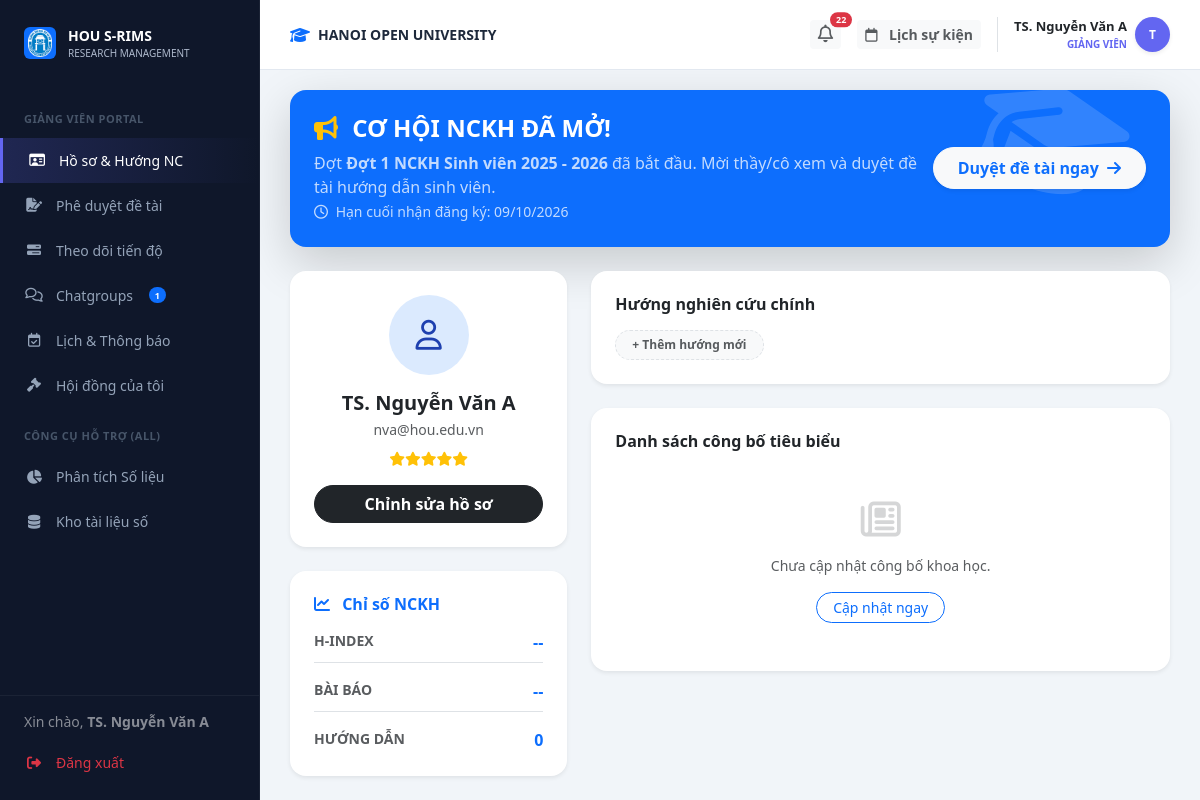
/lecturer/dashboard (signed in), run on the app's committed database.
### models.py (models this page shows, shortened)
class User(db.Model):
    __tablename__ = 'users'
    id = db.Column(db.Integer, primary_key=True)
    username = db.Column(db.String(50), unique=True, nullable=False)
    password_hash = db.Column(db.Text, nullable=False)
    full_name = db.Column(db.String(100), nullable=False)
    email = db.Column(db.String(120), unique=True, nullable=False)
    phone = db.Column(db.String(20), nullable=True)
    bio = db.Column(db.Text, nullable=True)
    role = db.Column(db.String(20), nullable=False) # Admin, Lecturer, Student
    student_id = db.Column(db.String(20), nullable=True)   # MSSV for students
    faculty = db.Column(db.String(100), nullable=True)      # faculty / department
    topics_mentored = db.relationship('Topic', backref='mentor', lazy=True)
    group_memberships = db.relationship('GroupMember', backref='student', lazy=True)
    @property
    def password(self):
        return self.password_hash

class Batch(db.Model):
    __tablename__ = 'batches'
    id = db.Column(db.Integer, primary_key=True)
    name = db.Column(db.String(100), nullable=False)
    type = db.Column(db.String(50), nullable=True, default='NCKH')
    start_date = db.Column(db.DateTime, nullable=True)
    end_date = db.Column(db.DateTime, nullable=True)
    submission_deadline = db.Column(db.DateTime, nullable=True)
    status = db.Column(db.String(20), default='active') # active, completed
    academic_year = db.Column(db.String(20), default='2025-2026')
    guidance_doc = db.Column(db.String(255), nullable=True)
    description = db.Column(db.Text, nullable=True)
    created_at = db.Column(db.DateTime, default=datetime.utcnow)
    topics = db.relationship('Topic', backref='batch', lazy=True)
    groups = db.relationship('Group', backref='batch', lazy=True)

### routes/lecturer_bp.py (the view)
@lecturer_bp.route('/dashboard')
def dashboard():
    return render_template('lecturer/dashboard.html')

### app.py (called while the page is built)
@app.context_processor
def inject_global_user():
    from flask import session
    from models import User, Batch
    user_id = session.get('user_id')
    current_user = User.query.get(user_id) if user_id else None
    active_batches = Batch.query.filter_by(status='active').all()
    active_batch = active_batches[0] if active_batches else None
    return dict(current_user=current_user, active_batches=active_batches, active_batch=active_batch)

### routes/lecturer_bp.py (called while the page is built)
@lecturer_bp.before_request
def require_lecturer():
    if session.get('role') != 'lecturer':
        return redirect(url_for('auth.login'))

### templates/lecturer/dashboard.html (shortened to what this page needs)
{% extends "layouts/lecturer_layout.html" %}
{% block lecturer_content %}
<div id="view-l-profile" class="fade-in">
            {% if active_batch %}
            <div class="alert bg-primary text-white border-0 shadow-lg rounded-4 mb-4 p-4 position-relative overflow-hidden">
                <div class="position-relative z-1 d-flex flex-column flex-md-row justify-content-between align-items-md-center">
                    <div>
                        <h4 class="fw-bold mb-2"><i class="fa-solid fa-bullhorn me-2 text-warning"></i> CƠ HỘI NCKH ĐÃ MỞ!</h4>
                        <p class="mb-0 opacity-75 fs-6">
                            Đợt <strong>{{ active_batch.name }}</strong> đã bắt đầu. Mời thầy/cô xem và duyệt đề tài hướng dẫn sinh viên.
                            <br><small><i class="fa-regular fa-clock me-1"></i> Hạn cuối nhận đăng ký: {{ active_batch.submission_deadline.strftime('%d/%m/%Y') if active_batch.submission_deadline else 'Chưa công bố' }}</small>
                        </p>
                    </div>
                    <div class="mt-3 mt-md-0">
                        <a href="{{ url_for('lecturer.approve') }}" class="btn btn-light text-primary fw-bold rounded-pill px-4 py-2 shadow-sm text-nowrap">
                            Duyệt đề tài ngay <i class="fa-solid fa-arrow-right ms-1"></i>
                        </a>
                    </div>
                </div>
            </div>
            {% endif %}
            <div class="row g-4">
                    <div class="col-md-4">
                        <div class="card border-0 shadow-sm rounded-4 p-4 text-center mb-4">
                            <div class="mx-auto bg-primary-subtle text-primary rounded-circle d-flex align-items-center justify-content-center mb-3" style="width: 80px; height: 80px; font-size: 30px;">
                                <i class="fa-regular fa-user"></i>
                            </div>
                            <h5 class="fw-bold mb-1">{{ current_user.full_name if current_user else 'Giảng Viên' }}</h5>
                            <p class="text-muted small mb-2">{{ current_user.email if current_user else '' }}</p>
                            <div class="text-warning mb-3 small">
                                <i class="fa-solid fa-star"></i><i class="fa-solid fa-star"></i><i class="fa-solid fa-star"></i><i class="fa-solid fa-star"></i><i class="fa-solid fa-star"></i>
                            </div>
                            <button class="btn btn-dark rounded-pill px-4 fw-bold w-100" data-bs-toggle="modal" data-bs-target="#modalEditProfile">Chỉnh sửa hồ sơ</button>
                        </div>
                        <div class="card border-0 shadow-sm rounded-4 p-4">
                            <h6 class="fw-bold text-primary mb-3"><i class="fa-solid fa-chart-line me-2"></i> Chỉ số NCKH</h6>
                            <div class="d-flex justify-content-between mb-3 border-bottom pb-2">
                                <span class="text-muted small fw-bold">H-INDEX</span><span class="fw-bold text-primary">--</span>
                            </div>
                            <div class="d-flex justify-content-between mb-3 border-bottom pb-2">
                                <span class="text-muted small fw-bold">BÀI BÁO</span><span class="fw-bold text-primary">--</span>
                            </div>
                            <div class="d-flex justify-content-between">
                                <span class="text-muted small fw-bold">HƯỚNG DẪN</span><span class="fw-bold text-primary">{{ my_groups|length }}</span>
                            </div>
                        </div>
                    </div>
                    <div class="col-md-8">
                        <div class="card border-0 shadow-sm rounded-4 p-4 mb-4">
                            <h6 class="fw-bold mb-3">Hướng nghiên cứu chính</h6>
                            <div class="d-flex flex-wrap gap-2">
                                <span class="badge bg-light text-muted border border-dashed px-3 py-2 rounded-pill cursor-pointer" data-bs-toggle="modal" data-bs-target="#modalEditProfile">+ Thêm hướng mới</span>
                            </div>
                        </div>
                        <div class="card border-0 shadow-sm rounded-4 p-4">
                            <h6 class="fw-bold mb-4">Danh sách công bố tiêu biểu</h6>
                            <div class="text-center text-muted py-4">
                                <i class="fa-regular fa-newspaper fs-1 mb-3 d-block opacity-25"></i>
                                <div class="small">Chưa cập nhật công bố khoa học.</div>
                                <button class="btn btn-outline-primary btn-sm rounded-pill mt-3 px-3">Cập nhật ngay</button>
                            </div>
                        </div>
                    </div>
                </div>
            </div>
        </div>
{% endblock %}

### templates/layouts/lecturer_layout.html (shortened to what this page needs)
{% extends "base.html" %}
{% block content %}
        <div class="top-bar">
            <div class="d-flex align-items-center gap-2">
                <i class="fa-solid fa-graduation-cap text-primary"></i>
                <span class="fw-bold text-uppercase small">HANOI OPEN UNIVERSITY</span>
            </div>
            <div class="d-flex align-items-center gap-3">
                <div class="dropdown">
                    <button class="btn btn-light border-0 btn-sm fw-bold text-muted position-relative" type="button" data-bs-toggle="dropdown" aria-expanded="false">
                        <i class="fa-regular fa-bell" style="font-size: 1.1rem;"></i>
                        {% set unread_count = notifications|selectattr('is_read', 'equalto', false)|list|length %}
                        {% if unread_count > 0 %}
                        <span class="position-absolute top-0 start-100 translate-middle badge rounded-pill bg-danger" style="font-size: 9px; min-width: 18px;">
                            {{ unread_count }}
                        </span>
                        {% endif %}
                    </button>
                </div>
                <a class="btn btn-light border-0 btn-sm fw-bold text-muted" href="/lecturer/calendar">
                    <i class="fa-regular fa-calendar me-2"></i> Lịch sự kiện
                </a>
                <div class="dropdown border-start ps-3">
                    <div class="d-flex align-items-center gap-2 cursor-pointer dropdown-toggle no-arrow" data-bs-toggle="dropdown">
                        <div class="text-end">
                            <div class="fw-bold text-dark" style="font-size: 13px;">
                                {{ current_user.full_name if current_user else 'Giảng Viên' }}
                            </div>
                            <div class="fw-bold text-uppercase" style="font-size: 10px; color: #6366f1 !important;">
                                GIẢNG VIÊN
                            </div>
                        </div>
                        <div class="rounded-circle text-white d-flex align-items-center justify-content-center fw-bold shadow-sm" style="width: 35px; height: 35px; font-size: 12px; background: #6366f1 !important;">
                            {{ current_user.full_name[0] | upper if current_user and current_user.full_name else 'G' }}
                        </div>
                    </div>
                </div>
            </div>
        </div>
    <div class="content-area flex-grow-1 d-flex flex-column">
<div class="content-body flex-grow-1 d-flex flex-column">
{% block lecturer_content %}{% endblock %}
</div>
</div>
                            {% set has_topic = false %}
{% endblock %}

### templates/components/sidebar.html (shortened to what this page needs)
<div class="sidebar">
    <div class="sidebar-logo">
        <div class="d-flex align-items-center justify-content-center bg-primary rounded p-1" style="width: 32px; height: 32px;">
            <img src="{{ url_for('static', filename='assets/images/logo.png') }}" alt="" style="max-width:100%;">
        </div>
        <div>
            <div class="fw-bold text-white" style="font-size: 14px;">HOU S-RIMS</div>
            <div style="font-size: 10px; color: #aeb9cc;">RESEARCH MANAGEMENT</div>
        </div>
    </div>
    <div class="sidebar-menu-wrapper" style="flex: 1; overflow-y: auto; padding-bottom: 100px;">
    {% if session.get('role') == 'lecturer' %}
    <div class="menu-category">GIẢNG VIÊN PORTAL</div>
    <a href="{{ url_for('lecturer.dashboard') }}" class="nav-link {{ 'active-purple' if request.endpoint == 'lecturer.dashboard' else '' }}">
        <i class="fa-regular fa-id-card"></i> Hồ sơ & Hướng NC
    </a>
    <a href="{{ url_for('lecturer.approve') }}" class="nav-link {{ 'active-purple' if request.endpoint == 'lecturer.approve' else '' }}">
        <i class="fa-solid fa-file-signature"></i> Phê duyệt đề tài
    </a>
    <a href="{{ url_for('lecturer.progress') }}" class="nav-link {{ 'active-purple' if request.endpoint == 'lecturer.progress' else '' }}">
        <i class="fa-solid fa-bars-progress"></i> Theo dõi tiến độ
    </a>
    <a href="{{ url_for('lecturer.chat') }}" class="nav-link {{ 'active-purple' if request.endpoint == 'lecturer.chat' else '' }}">
        <i class="fa-regular fa-comments"></i> Chatgroups
        {% set group_count = global_my_groups_count if global_my_groups_count is defined else (my_groups | length if my_groups is defined else 0) %}
        {% if group_count > 0 %}<span class="badge bg-primary rounded-pill ms-1" style="font-size: 9px;">{{ group_count }}</span>{% endif %}
    </a>
    <a href="{{ url_for('lecturer.calendar') }}" class="nav-link {{ 'active-purple' if request.endpoint == 'lecturer.calendar' else '' }}">
        <i class="fa-regular fa-calendar-check"></i> Lịch & Thông báo
    </a>
    <a href="{{ url_for('lecturer.council') }}" class="nav-link {{ 'active-purple' if request.endpoint == 'lecturer.council' else '' }}">
        <i class="fa-solid fa-gavel"></i> Hội đồng của tôi
    </a>
    {% endif %}
    <div class="menu-category">CÔNG CỤ HỖ TRỢ (ALL)</div>
    <a href="{{ url_for('web.analysis_page') }}" class="nav-link {{ 'active-main' if request.endpoint == 'web.analysis_page' else '' }}">
        <i class="fa-solid fa-chart-pie"></i> Phân tích Số liệu
    </a>
    <a href="{{ url_for('web.repository_page') }}" class="nav-link {{ 'active-main' if request.endpoint == 'web.repository_page' else '' }}">
        <i class="fa-solid fa-database"></i> Kho tài liệu số
    </a>
    </div>
    <div class="sidebar-footer" style="position: absolute; bottom: 0; left: 0; right: 0; background: var(--sidebar-bg); border-top: 1px solid rgba(255,255,255,0.05); padding: 15px 0;">
        <div class="px-4 mb-2 text-white small opacity-50">
            Xin chào, <strong>{{ session.get('user_name', 'Khách') }}</strong>
        </div>
        <a href="{{ url_for('auth.logout') }}" class="nav-link text-danger">
            <i class="fa-solid fa-right-from-bracket"></i> Đăng xuất
        </a>
    </div>
</div>

### static/assets/css/style.css (style rules this page uses)
:root { --primary-blue: #2563eb; --primary-purple: #6366f1; --student-gradient: linear-gradient(135deg, #6366f1 0%, #8b5cf6 100%); --rank-a: #10b981; --rank-b: #3b82f6; --rank-c: #f59e0b; --rank-d: #94a3b8; --sidebar-bg: #0f172a; --sidebar-text: #94a3b8; --bg-body: #f1f5f9; --text-dark: #1e293b; --text-gray: #64748b; --border-color: #e2e8f0; }
* { box-sizing: border-box; }
body { background-color: var(--bg-body); font-family: 'Segoe UI', system-ui, -apple-system, sans-serif; color: var(--text-dark); overflow-x: hidden; margin: 0; }
a { text-decoration: none !important; }
.sidebar { background-color: var(--sidebar-bg); width: 260px; height: 100vh; position: fixed; top: 0; left: 0; z-index: 1000; padding-top: 25px; display: flex; flex-direction: column; border-right: 1px solid rgba(255,255,255,0.05); }
.sidebar-logo { padding: 0 24px 30px; display: flex; align-items: center; gap: 12px; }
.menu-category { font-size: 11px; text-transform: uppercase; color: #475569; padding: 0 24px; margin-bottom: 10px; margin-top: 20px; font-weight: 700; letter-spacing: 0.5px; }
.nav-link { color: var(--sidebar-text); padding: 12px 24px; display: flex; align-items: center; gap: 12px; font-size: 14px; font-weight: 500; transition: all 0.2s ease; }
.nav-link i { width: 20px; text-align: center; }
.nav-link.active-purple { background: linear-gradient(90deg, rgba(99, 102, 241, 0.2) 0%, transparent 100%); color: #fff; border-left: 3px solid var(--primary-purple); }
.top-bar { background: #fff; height: 70px; padding: 0 30px; display: flex; align-items: center; justify-content: space-between; border-bottom: 1px solid var(--border-color); position: sticky; top: 0; z-index: 900; }
.no-arrow::after { display: none !important; }
.content-area { padding: 20px 30px; position: relative; flex: 1; display: flex; flex-direction: column; }
.content-body { flex: 1; display: flex; flex-direction: column; }
.stat-card, .card { background: #fff; border-radius: 16px; border: 1px solid #f1f5f9; box-shadow: 0 4px 6px -1px rgba(0, 0, 0, 0.02); transition: transform 0.2s; }
.border-dashed { border-style: dashed !important; }
.bg-primary-subtle { background-color: #dbeafe !important; color: #1e40af !important; }
.cursor-pointer { cursor: pointer; }
.fade-in { animation: fadeIn 0.4s ease-out forwards; }
.sidebar-logo img { max-width: 100%; height: auto; max-height: 50px; object-fit: contain; }

### data on the page
User: get "TS. Nguyễn Văn A", full_name "TS. Nguyễn Văn A", full_name "T", email "nva@hou.edu.vn"
Batch: name "Đợt 1 NCKH Sinh viên 2025 - 2026", submission_deadline "09/10/2026"

### other printed values
{{ group_count }} "1"
{{ unread_count }} "22"
{{ my_groups|length }} "0"
